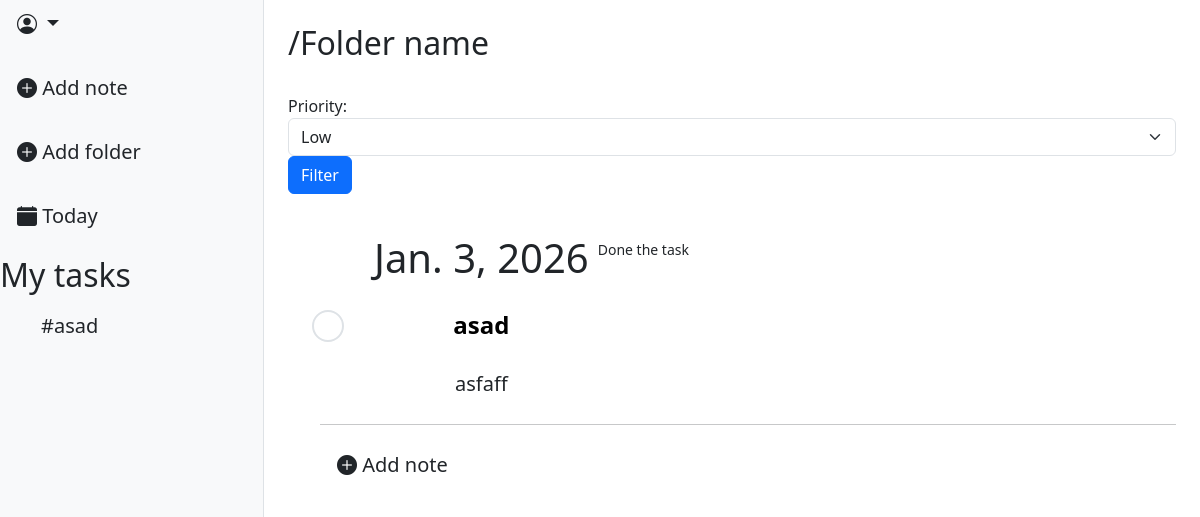
The app's page /, older data.
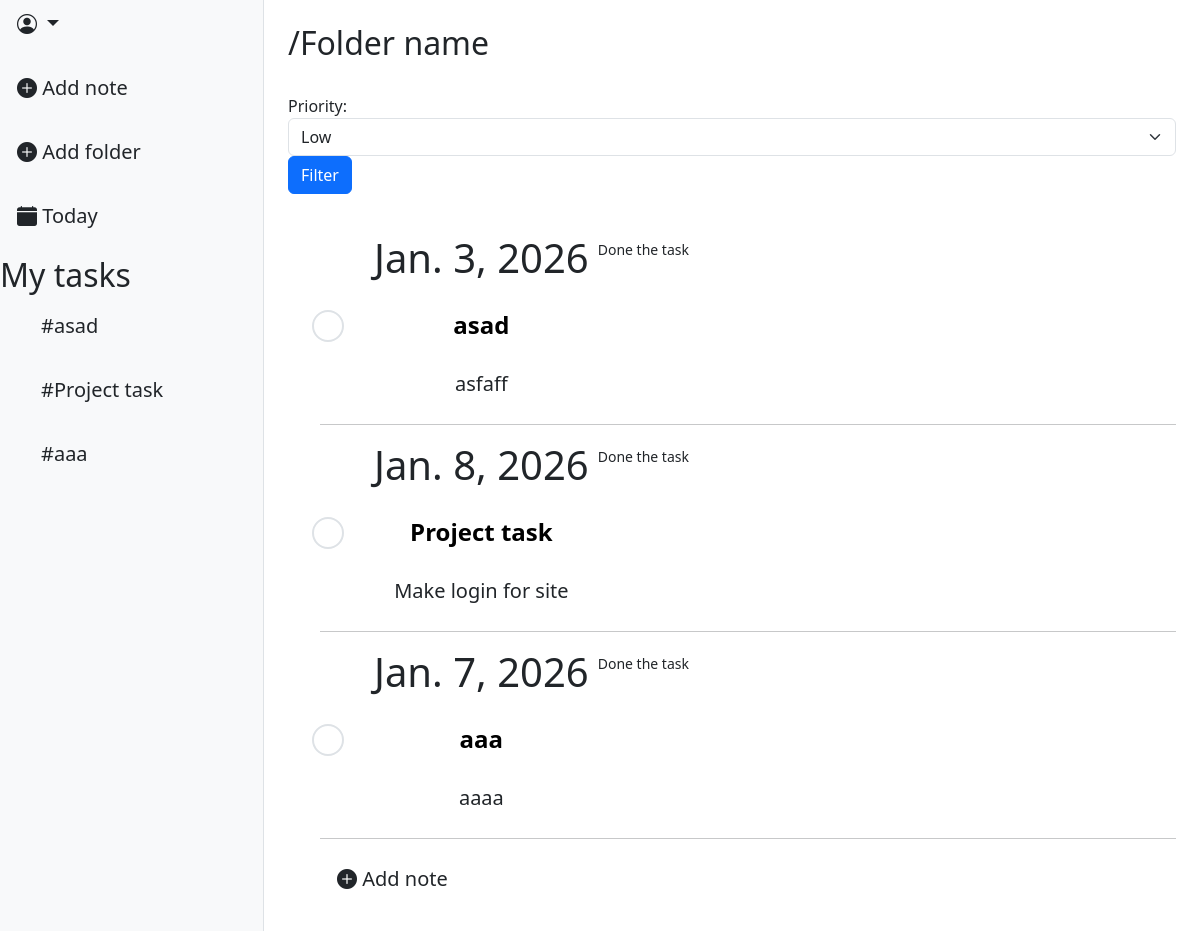
The same page, newer data.
### task_app/models.py (models this page shows, shortened)
class Task(models.Model):
    STATUS_CHOICES = [
        ("todo", "To Do"),
        ("in_progress", "In progress"),
        ("done", "Done"),
                ]
    PRIORITY_CHOICES = [
        ("low", "Low"),
        ("medium", "Medium"),
        ("high", "High"),
                ]
    title = models.CharField(max_length=256)
    description = models.CharField(max_length=512)
    status = models.CharField(max_length=20, choices=STATUS_CHOICES, default="todo")
    priority = models.CharField(max_length=20, choices=PRIORITY_CHOICES, default="low")
    due_date = models.DateField(null=True, blank=True)
    creator = models.ForeignKey(User, on_delete=models.CASCADE, related_name="trasks")
    folder = models.ForeignKey(
                Folder,
                on_delete=models.CASCADE,
                related_name="tasks_rel",
                null=True,
                blank=True,)

### task_app/views.py (the view)
# urls.py: path('', views.TaskListView.as_view(), name="task_list"),
class TaskListView(ListView):
    model = models.Task
    context_object_name = "tasks"
    template_name = "tasks/task_list.html"
    def get_queryset(self):
        queryset = super().get_queryset()
        priority = self.request.GET.get("priority", "")
        if priority:
            queryset = queryset.filter(priority=priority)
        return queryset
    def get_context_data(self, **kwargs):
        context = super().get_context_data(**kwargs)
        context["form"] = TaskFilterForm(self.request.GET)
        context["task_form"] = TaskForm()
        context["folder_form"] = FolderForm()
        context["folders"] = Folder.objects.all()
        return context

### task_app/forms.py
class TaskFilterForm(forms.Form):
    PRIORITY_CHOICES = [
        ("low", "Low"),
        ("medium", "Medium"),
        ("high", "High"),
                ]
    priority = forms.ChoiceField(choices=PRIORITY_CHOICES, required=False, label="Priority")
    def __init__(self, *args, **kwargs):
        super(TaskFilterForm, self).__init__(*args, **kwargs)
        self.fields['priority'].widget.attrs.update({"class": "form-select"})

class TaskForm(forms.ModelForm):
    class Meta:
        model = Task
        fields = ["title", "description", "priority", "due_date", "folder"]
        widgets = {
            'due_date': forms.DateInput(attrs={
                "class": "form-control transparent-input",
                "placeholder" : "Date",
                "type": "date"
            })
        }
    def __init__(self, *args, **kwargs):
        super(TaskForm, self).__init__(*args, **kwargs)
        self.fields['title'].widget.attrs.update({
            "class": "form-control noborder-input title-input",
            "placeholder" : "Title"
        })
        self.fields['description'].widget.attrs.update({
            "class": "form-control noborder-input content-input",
            "placeholder" : "Content"
        })
        self.fields['priority'].widget.attrs.update({
            "class": "form-control transparent-input",
            "placeholder" : "Priority"
        })
        self.fields['folder'].widget.attrs.update({
            "class": "form-control transparent-input",
            "placeholder" : "Folder",
        })

### task_app/models.py (called while the page is built)
    def __str__(self):
        return self.name

### templates/tasks/task_list.html (shortened to what this page needs)
{% extends 'base.html' %}
{% load static %}
{% block content %}
<div class="d-flex">
    <div class="bg-light border-end" style="width: 22%; min-height: 100vh;">
        <div class="dropdown-center mb-3">
            <button class="btn btn-lg dropdown-toggle" type="button" data-bs-toggle="dropdown" aria-expanded="false">
                <i class="bi bi-person-circle"></i>  {{ user.username}}
            </button>
        </div>
        <div class="d-flex flex-column align-items-start gap-3">
            <a class="btn btn-lg" data-bs-toggle="modal" data-bs-target="#TaskModal">
                <i class="bi bi-plus-circle-fill"></i> Add note
            </a>
            <a class="btn btn-lg" data-bs-toggle="modal" data-bs-target="#FolderModal">
                <i class="bi bi-plus-circle-fill"></i> Add folder
            </a>
            <a class="btn btn-lg" href="#">
                <i class="bi bi-calendar-fill"></i> Today
            </a>
            <h2>My tasks</h2>
        </div>
        <div class="d-flex flex-column align-items-start gap-3 ps-4">
            {% for task in tasks %}
                <a class="btn btn-lg" href="{% url 'tasks:task_detail' task.pk %}">#{{ task.title }}</a>
            {% endfor%}
        </div>
    </div>
    <div class="flex-grow-1 p-4" >
        <h2>/Folder name</h2>
        <br>
        <form method="get" class="form-inline mb-3">
            {{ form.priority.label_tag }}
            {{ form.priority}}
            <button type="submit" class="btn btn-primary ml-2">Filter</button>
        </form>
        <br>
        <ul>
            {% for task in tasks %}
            <li class="list-group-item d-flex justify-content aling-items-center">
                <div class="form-check" style="display: flex; margin-top: 80px;">
                    <input class="form-check-input" type="radio" name="radioDefault" id="radioTask" style="transform: scale(2);">
                </div>
                <div class="d-flex flex-column gap-2" style="display: flex; margin-left: 30px;">
                    <h1> {{task.due_date }}</h1>
                    <a class="btn btn-lg" style = 'color: black; font-weight: bold; font-size: x-large;' href="{% url 'tasks:task_detail' task.pk %}">{{ task.title }}</a>
                    <a class="btn btn-lg" href="{% url 'tasks:task_detail' task.pk %}">{{ task.description }}</a>
                </div>
                <form action="{% url 'tasks:task-complete' task.pk %}" method="post">
                    <button type="submit" class="btn btn-margin btn-sm">Done the task</button>
                </form>
            </li>
            <hr>
            {% empty %}
            <li class="list-group-item">Tasks not found</li>
            {% endfor %}
            <a class="btn btn-lg" data-bs-toggle="modal" data-bs-target="#TaskModal">
                    <i class="bi bi-plus-circle-fill"></i> Add note
                </a>
        </ul>
    </div>
</div>
{% endblock %}

### templates/base.html (shortened to what this page needs)
<!DOCTYPE html>
<html lang="en">
<head>
    <link href="https://cdn.jsdelivr.net/npm/bootstrap@5.3.0/dist/css/bootstrap.min.css" rel="stylesheet">
    <link rel="stylesheet" href="https://cdn.jsdelivr.net/npm/bootstrap-icons@1.11.0/font/bootstrap-icons.css">
    {% load static %}
    <link rel="stylesheet" href="{% static 'css/modal_style.css'%}">
</head>
<body>
    {% block content %}
    {% endblock %}
</body>
</html>

Row changes from the older to the newer data that the page shows:
added Task: title "Project task", due_date "Jan. 8, 2026", description "Make login for site"
added Task: title "aaa", due_date "Jan. 7, 2026", description "aaaa"
